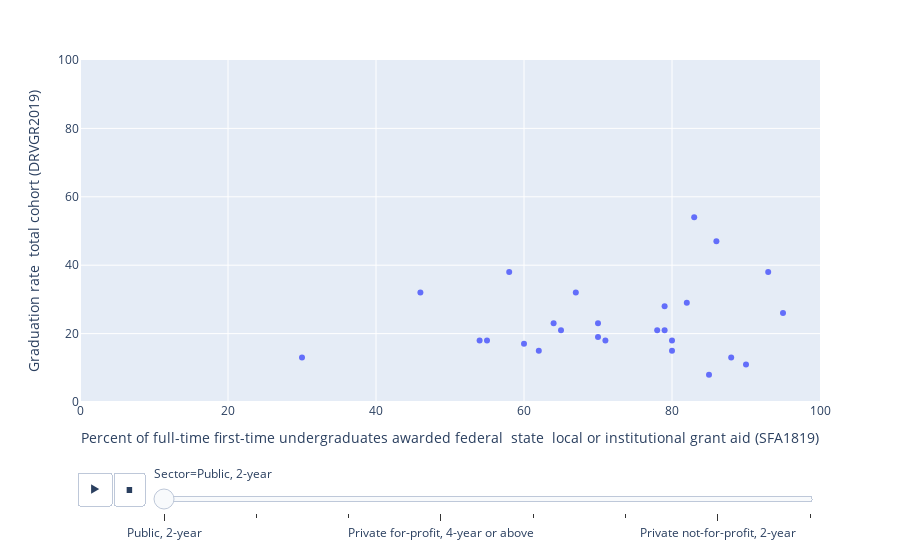

This figure's notebook cell:
### Code cell
px.scatter(df_explore, x=names[0], y=names[-1], 
           animation_frame="Sector", hover_name="Institution Name",
           log_x=False, size_max=55, range_x=[0,100], range_y=[0,100])

### Figure 1 — Plotly figure (JSON) as saved in the notebook; plotly's stock layout.template omitted (floating-point values rounded to 4 significant figures)
{"data": [{"hovertemplate": "<b>%{hovertext}</b><br><br>Sector=Public, 2-year<br>Percent of full-time first-time undergraduates awarded federal  state  local or institutional grant aid (SFA1819)=%{x}<br>Graduation rate  total cohort (DRVGR2019)=%{y}<extra></extra>", "hovertext": ["Aaniiih Nakoda College", "Bowling Green State University-Firelands", "Central Wyoming College", "Cincinnati State Technical and Community College", "Clark State Community College", "College of Micronesia-FSM", "College of Southern Idaho", "Collin County Community College District", "Dallas College", "Front Range Community College", "Galveston College", "Grayson College", "Greenville Technical College", "Guam Community College", "Lac Courte Oreilles Ojibwe College", "Laramie County Community College", "Laredo College", "Lone Star College System", "Lower Columbia College", "Morgan Community College", "North Central State College", "Odessa College", "San Jacinto Community College", "Sinclair Community College", "Weatherford College", "Zane State College"], "legendgroup": "", "marker": {"color": "#636efa", "symbol": "circle"}, "mode": "markers", "name": "", "orientation": "v", "showlegend": false, "type": "scatter", "x": [82, 62, 93, 60, 80, 95, 78, 30, 70, 55, 67, 71, 90, 79, 85, 79, 80, 54, 58, 86, 88, 64, 46, 65, 70, 83], "xaxis": "x", "y": [29, 15, 38, 17, 15, 26, 21, 13, 19, 18, 32, 18, 11, 21, 8, 28, 18, 18, 38, 47, 13, 23, 32, 21, 23, 54], "yaxis": "y"}], "layout": {"legend": {"tracegroupgap": 0}, "margin": {"t": 60}, "sliders": [{"active": 0, "currentvalue": {"prefix": "Sector="}, "len": 0.9, "pad": {"b": 10, "t": 60}, "steps": [{"args": [["Public, 2-year"], {"frame": {"duration": 0, "redraw": false}, "fromcurrent": true, "mode": "immediate", "transition": {"duration": 0, "easing": "linear"}}], "label": "Public, 2-year", "method": "animate"}, {"args": [["Private not-for-profit, 4-year or above"], {"frame": {"duration": 0, "redraw": false}, "fromcurrent": true, "mode": "immediate", "transition": {"duration": 0, "easing": "linear"}}], "label": "Private not-for-profit, 4-year or above", "method": "animate"}, {"args": [["Public, 4-year or above"], {"frame": {"duration": 0, "redraw": false}, "fromcurrent": true, "mode": "immediate", "transition": {"duration": 0, "easing": "linear"}}], "label": "Public, 4-year or above", "method": "animate"}, {"args": [["Private for-profit, 4-year or above"], {"frame": {"duration": 0, "redraw": false}, "fromcurrent": true, "mode": "immediate", "transition": {"duration": 0, "easing": "linear"}}], "label": "Private for-profit, 4-year or above", "method": "animate"}, {"args": [["isMissing"], {"frame": {"duration": 0, "redraw": false}, "fromcurrent": true, "mode": "immediate", "transition": {"duration": 0, "easing": "linear"}}], "label": "isMissing", "method": "animate"}, {"args": [["Private for-profit, 2-year"], {"frame": {"duration": 0, "redraw": false}, "fromcurrent": true, "mode": "immediate", "transition": {"duration": 0, "easing": "linear"}}], "label": "Private for-profit, 2-year", "method": "animate"}, {"args": [["Private not-for-profit, 2-year"], {"frame": {"duration": 0, "redraw": false}, "fromcurrent": true, "mode": "immediate", "transition": {"duration": 0, "easing": "linear"}}], "label": "Private not-for-profit, 2-year", "method": "animate"}, {"args": [["Private for-profit, less-than 2-year"], {"frame": {"duration": 0, "redraw": false}, "fromcurrent": true, "mode": "immediate", "transition": {"duration": 0, "easing": "linear"}}], "label": "Private for-profit, less-than 2-year", "method": "animate"}], "x": 0.1, "xanchor": "left", "y": 0, "yanchor": "top"}], "updatemenus": [{"buttons": [{"args": [null, {"frame": {"duration": 500, "redraw": false}, "fromcurrent": true, "mode": "immediate", "transition": {"duration": 500, "easing": "linear"}}], "label": "&#9654;", "method": "animate"}, {"args": [[null], {"frame": {"duration": 0, "redraw": false}, "fromcurrent": true, "mode": "immediate", "transition": {"duration": 0, "easing": "linear"}}], "label": "&#9724;", "method": "animate"}], "direction": "left", "pad": {"r": 10, "t": 70}, "showactive": false, "type": "buttons", "x": 0.1, "xanchor": "right", "y": 0, "yanchor": "top"}], "xaxis": {"anchor": "y", "domain": [0, 1], "range": [0, 100], "title": {"text": "Percent of full-time first-time undergraduates awarded federal  state  local or institutional grant aid (SFA1819)"}}, "yaxis": {"anchor": "x", "domain": [0, 1], "range": [0, 100], "title": {"text": "Graduation rate  total cohort (DRVGR2019)"}}}}
